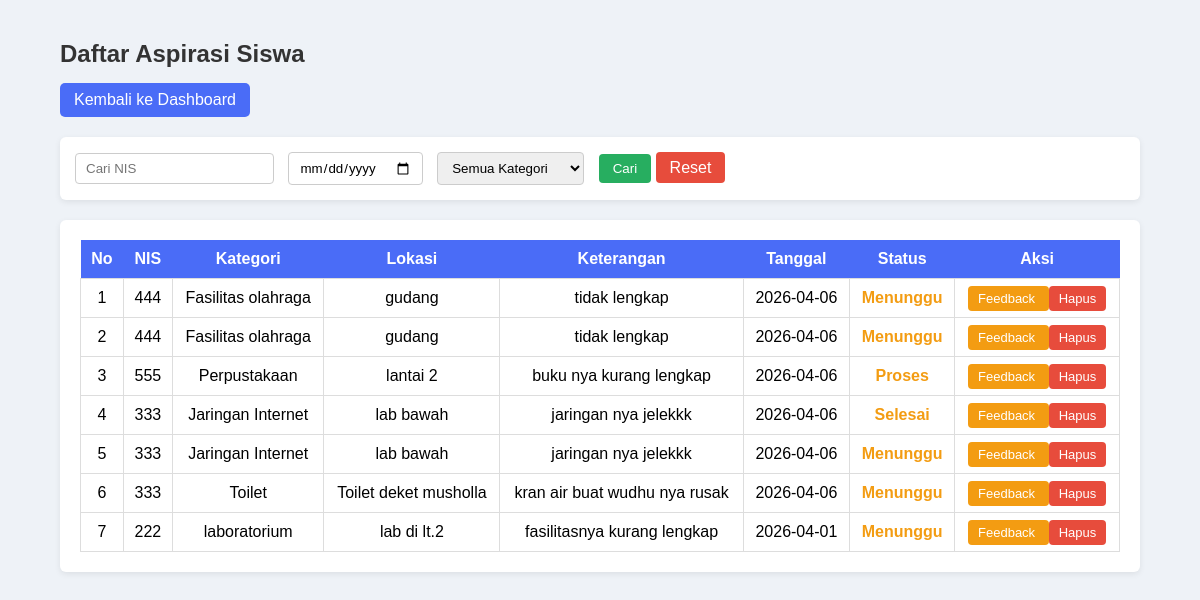
Screenshot of /admin/data-aspirasi.php (signed in) with the database file from the repository.
### tables this page shows
CREATE TABLE `aspirasi` (
  `id_aspirasi` int(11) NOT NULL,
  `status` enum('menunggu','proses','selesai') NOT NULL,
  `id_pelaporan` int(5) NOT NULL,
  `id_kategori` int(5) NOT NULL,
  `feedback` varchar(50) NOT NULL
);

CREATE TABLE `input_aspirasi` (
  `id_pelaporan` int(5) NOT NULL,
  `nis` varchar(20) NOT NULL,
  `id_kategori` int(5) NOT NULL,
  `lokasi` varchar(50) NOT NULL,
  `ket` varchar(50) NOT NULL,
  `tgl_input` date NOT NULL
);

CREATE TABLE `kategori` (
  `id_kategori` int(5) NOT NULL,
  `ket_kategori` varchar(30) NOT NULL
);

### admin/data-aspirasi.php (the view, shortened to what this page needs)
<?php
include "../db.php";
$sql = "
SELECT
    input_aspirasi.*,
    aspirasi.status,
    kategori.ket_kategori
FROM input_aspirasi
LEFT JOIN aspirasi
    ON input_aspirasi.id_pelaporan = aspirasi.id_pelaporan
LEFT JOIN kategori
    ON input_aspirasi.id_kategori = kategori.id_kategori
WHERE 1=1
";
$sql .= " ORDER BY input_aspirasi.id_pelaporan DESC";
$query = mysqli_query($koneksi, $sql);
?>
<!DOCTYPE html>
<html>
<head>
<link rel="stylesheet" href="../css/data-aspirasi.css">
</head>
<body>
<div class="wrapper">
<h2>Daftar Aspirasi Siswa</h2>
<a href="dashboard.php" class="btn-kembali">
Kembali ke Dashboard
</a>
<div class="filter-box">
<form method="GET">
<input
type="text"
name="nis"
placeholder="Cari NIS"
>
<input
type="date"
name="tanggal"
>
<select name="kategori">
<option value="">
Semua Kategori
</option>
</select>
<button type="submit" class="btn-cari">
Cari
</button>
<a href="data-aspirasi.php" class="btn-reset">
Reset
</a>
</form>
</div>
<div class="table-box">
<table>
<tr>
<th>No</th>
<th>NIS</th>
<th>Kategori</th>
<th>Lokasi</th>
<th>Keterangan</th>
<th>Tanggal</th>
<th>Status</th>
<th>Aksi</th>
</tr>
<?php
if(mysqli_num_rows($query) == 0){
?>
<tr>
<td colspan="8" class="kosong">
Belum ada data aspirasi
</td>
</tr>
<?php
}else{
$no = 1;
while($data = mysqli_fetch_assoc($query)){
?>
<tr>
<td><?php echo $no++; ?></td>
<td><?php echo $data['nis']; ?></td>
<td><?php echo $data['ket_kategori']; ?></td>
<td><?php echo $data['lokasi']; ?></td>
<td><?php echo $data['ket']; ?></td>
<td><?php echo $data['tgl_input']; ?></td>
<td class="status">
<?php echo $data['status'] ? ucfirst($data['status']) : 'Menunggu'; ?>
</td>
<td>
<a
href="feedback.php?id=<?php echo $data['id_pelaporan']; ?>"
class="btn-feedback"
>
Feedback
</a>
<a
href="hapus.php?id=<?php echo $data['id_pelaporan']; ?>"
class="btn-hapus"
onclick="return confirm('Yakin ingin hapus data?')"
>
Hapus
</a>
</td>
</tr>
<?php
}
?>
<?php
}
?>
</table>
</div>
</div>
</body>
</html>

### css/data-aspirasi.css (style rules this page uses)
* { margin:0; padding:0; box-sizing:border-box; font-family:Arial, Helvetica, sans-serif; }
body { background:#eef2f7; }
.wrapper { width:90%; max-width:1100px; margin:40px auto; }
h2 { margin-bottom:15px; color:#333; }
.btn-kembali { display:inline-block; padding:8px 14px; background:#4a6cf7; color:white; text-decoration:none; border-radius:5px; margin-bottom:20px; }
.filter-box { background:white; padding:15px; border-radius:6px; margin-bottom:20px; box-shadow:0 2px 6px rgba(0,0,0,0.08); }
.filter-box input, .filter-box select { padding:7px 10px; border:1px solid #ccc; border-radius:4px; margin-right:10px; }
.btn-cari { padding:7px 14px; border:none; background:#27ae60; color:white; border-radius:4px; cursor:pointer; }
.btn-reset { padding:7px 14px; background:#e74c3c; color:white; text-decoration:none; border-radius:4px; }
.table-box { background:white; padding:20px; border-radius:6px; box-shadow:0 2px 6px rgba(0,0,0,0.08); }
table { width:100%; border-collapse:collapse; }
table th { background:#4a6cf7; color:white; padding:10px; }
table td { border:1px solid #ddd; padding:10px; text-align:center; }
.status { font-weight:bold; color:#f39c12; }
.btn-feedback { background:#f39c12; color:white; padding:5px 10px; text-decoration:none; border-radius:4px; font-size:13px; }
.btn-hapus { background:#e74c3c; color:white; padding:5px 10px; text-decoration:none; border-radius:4px; font-size:13px; }

### rows the page displays
aspirasi: id_pelaporan.nis "444", kategori.ket_kategori "Fasilitas olahraga", id_pelaporan.lokasi "gudang", id_pelaporan.ket "tidak lengkap", id_pelaporan.tgl_input "2026-04-06", status "Menunggu"
aspirasi: id_pelaporan.nis "444", kategori.ket_kategori "Fasilitas olahraga", id_pelaporan.lokasi "gudang", id_pelaporan.ket "tidak lengkap", id_pelaporan.tgl_input "2026-04-06", status "Menunggu"
aspirasi: id_pelaporan.nis "555", kategori.ket_kategori "Perpustakaan", id_pelaporan.lokasi "lantai 2", id_pelaporan.ket "buku nya kurang lengkap", id_pelaporan.tgl_input "2026-04-06", status "Proses"
aspirasi: id_pelaporan.nis "333", kategori.ket_kategori "Jaringan Internet", id_pelaporan.lokasi "lab bawah", id_pelaporan.ket "jaringan nya jelekkk", id_pelaporan.tgl_input "2026-04-06", status "Selesai"
input_aspirasi: nis "333", id_kategori.ket_kategori "Jaringan Internet", lokasi "lab bawah", ket "jaringan nya jelekkk", tgl_input "2026-04-06", shows "Menunggu"
aspirasi: id_pelaporan.nis "333", kategori.ket_kategori "Toilet", id_pelaporan.lokasi "Toilet deket musholla", id_pelaporan.ket "kran air buat wudhu nya rusak", id_pelaporan.tgl_input "2026-04-06", status "Menunggu"
input_aspirasi: nis "222", id_kategori.ket_kategori "laboratorium", lokasi "lab di lt.2", ket "fasilitasnya kurang lengkap", tgl_input "2026-04-01", shows "Menunggu"
